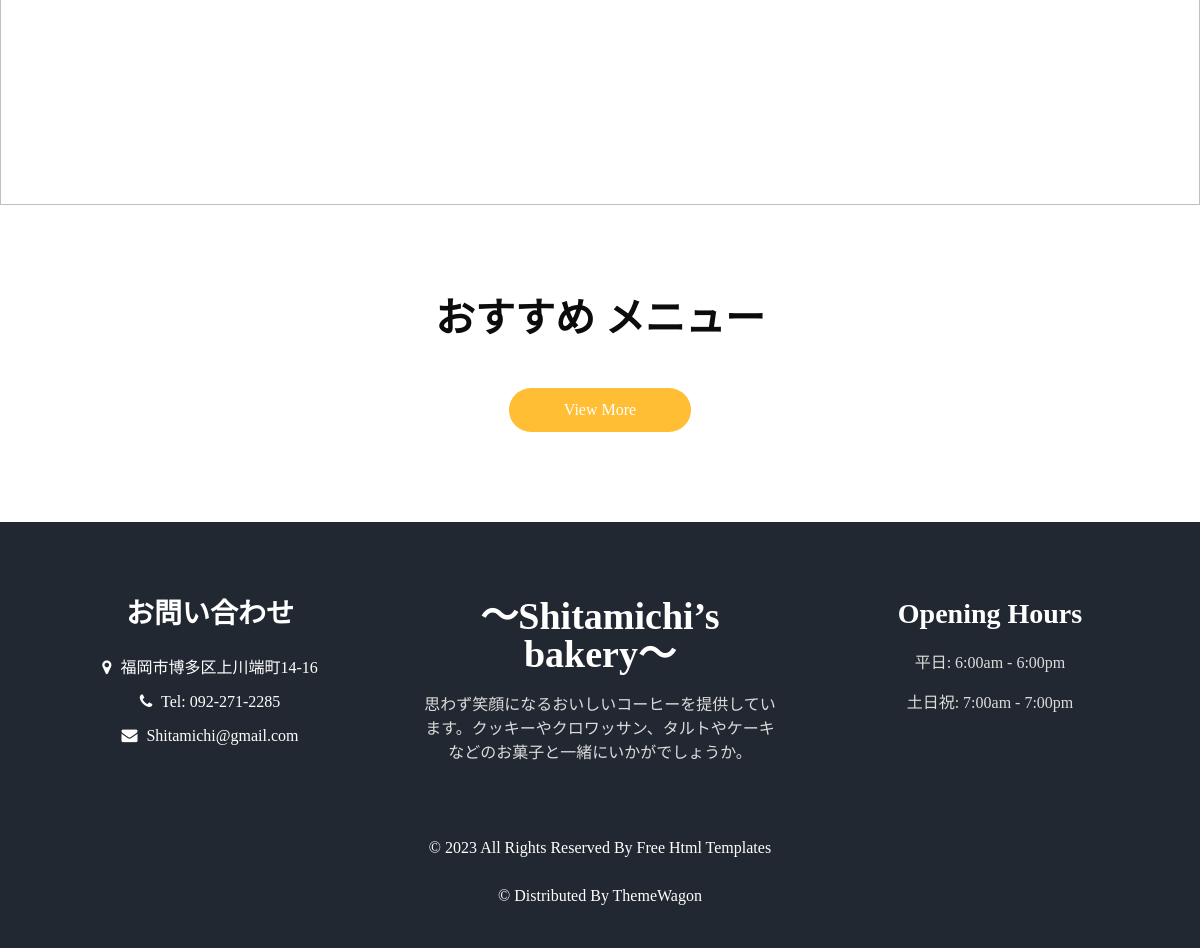
/ (lower part), run on an earlier commit of the app's database.
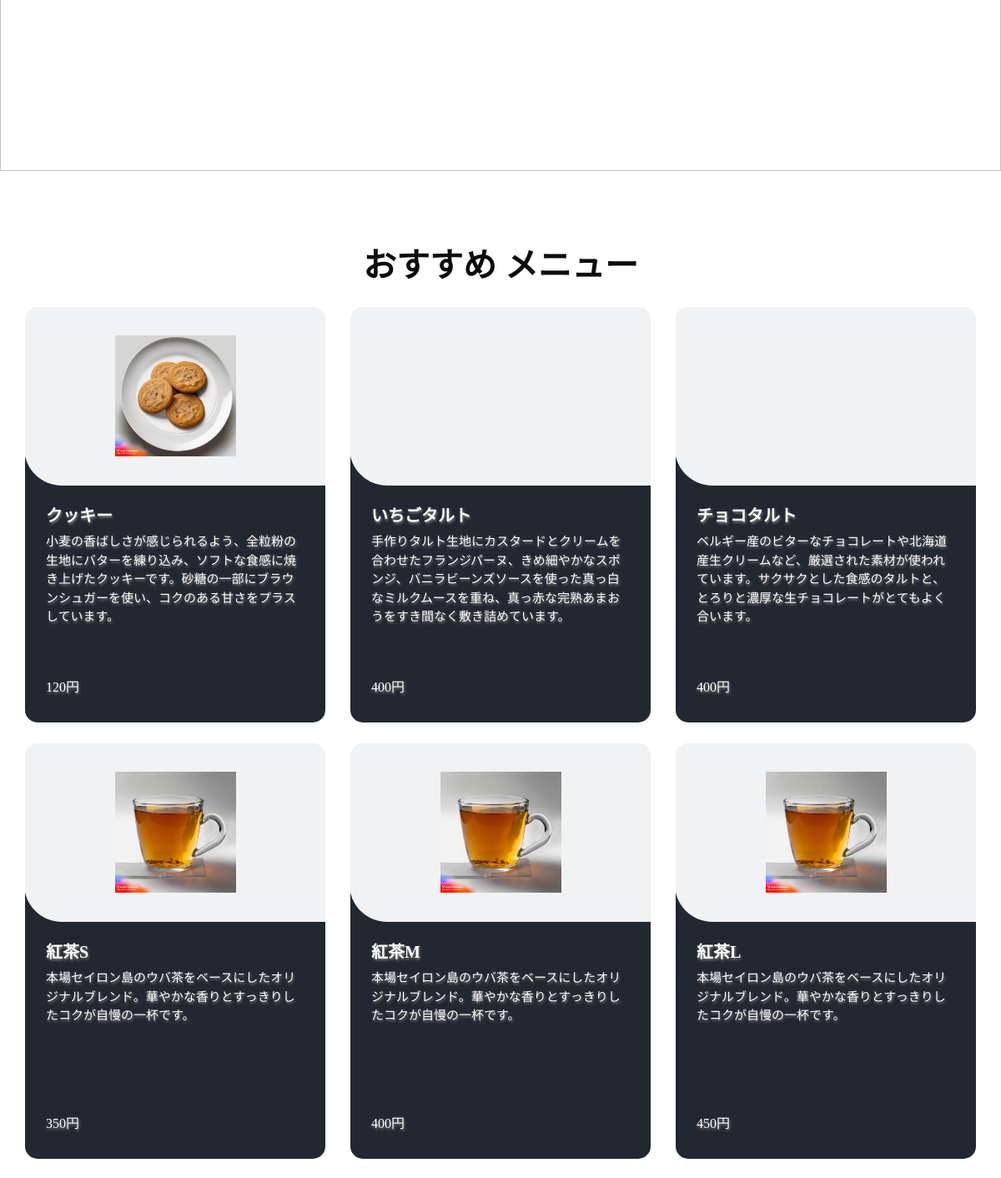
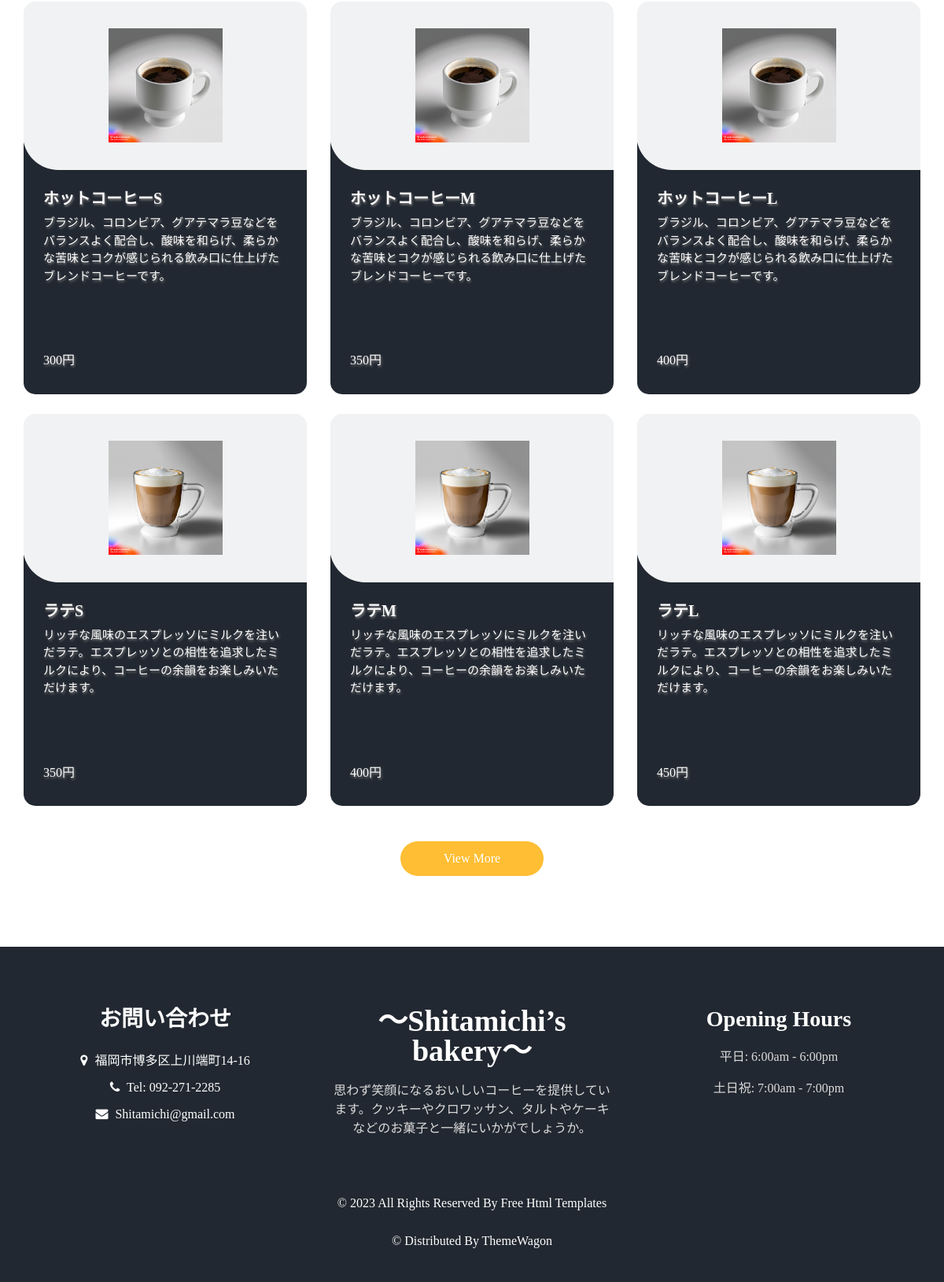
And on a later commit of the database (2 pictures, top to bottom).
### tables this page shows
create table product (
    product_id int auto_increment primary key,  
    product_name varchar(100) not null,         
    product_price int not null,                 
    product_genre varchar(50) not null,         
    image_path varchar(200),           
    product_description varchar(500) not null,  
    is_featured bit not null                    
);

### index.php (the view, shortened to what this page needs)
<?php require 'header.php'; ?>
  <div class="hero_area">
    <div class="bg-box">
      <img src="Shitamichi_images/Coffee-and-Pastries.jpg" alt="">
    </div>
    <section class="slider_section ">
    </section>
  </div>
  <section class="food_section layout_padding">
    <div class="container">
      <div class="heading_container heading_center">
        <h2>
          おすすめ メニュー
        </h2>
      </div>
      <div class="filters-content">
        <div class="row grid">
          <?php
            foreach($pdo->query('select * from product') as $row){
              if($row['is_featured']){
                echo '<div class="col-sm-6 col-lg-4 all ', $row['product_genre'], '">';
                echo '<div class="box">';
                echo '<div>';
                echo '<div class="img-box">';
                echo '<img src="product_images/', $row['product_genre'], '/', $row['image_path'], '" alt="">';
                echo '</div>';
                echo '<div class="detail-box">';
                echo '<h5>';
                echo $row['product_name'];
                echo '</h5>';
                echo '<p>';
                echo $row['product_description'];
                echo '</p>';
                echo '<div class="options">';
                echo '<h6>';
                echo $row['product_price'],'円';
                echo '</h6>';
                echo '</div>';
                echo '</div>';
                echo '</div>';
                echo '</div>';
                echo '</div>';
              }
            }
          ?>
      </div>
    </div>
    <div class="btn-box">
      <a href="menu.php">
        View More
      </a>
    </div>
  </section>
<?php require 'footer.php'; ?>

What changed in the data, as far as the page shows it:
now on this page (row edited): product: product_genre+image_path (picture), product_name "クッキー", product_description "小麦の香ばしさが感じられるよう、全粒粉の生地にバターを練り込み、ソフトな食感に焼き上げたクッキーです。砂糖の一部にブラウンシュガーを使い、コクのある甘さをプラスしています。", product_price "120"
added product: product_name "いちごタルト", product_description "手作りタルト生地にカスタードとクリームを合わせたフランジパーヌ、きめ細やかなスポンジ、バニラビーンズソースを使った真っ白なミルクムースを重ね、真っ赤な完熟あまおうをすき間なく敷き詰めています。", product_price "400"
added product: product_name "チョコタルト", product_description "ベルギー産のビターなチョコレートや北海道産生クリームなど、厳選された素材が使われています。サクサクとした食感のタルトと、とろりと濃厚な生チョコレートがとてもよく合います。", product_price "400"
added product: product_genre+image_path (picture), product_name "紅茶S", product_description "本場セイロン島のウバ茶をベースにしたオリジナルブレンド。華やかな香りとすっきりしたコクが自慢の一杯です。", product_price "350"
added product: product_genre+image_path (picture), product_name "紅茶M", product_description "本場セイロン島のウバ茶をベースにしたオリジナルブレンド。華やかな香りとすっきりしたコクが自慢の一杯です。", product_price "400"
added product: product_genre+image_path (picture), product_name "紅茶L", product_description "本場セイロン島のウバ茶をベースにしたオリジナルブレンド。華やかな香りとすっきりしたコクが自慢の一杯です。", product_price "450"
added product: product_genre+image_path (picture), product_name "ホットコーヒーS", product_description "ブラジル、コロンビア、グアテマラ豆などをバランスよく配合し、酸味を和らげ、柔らかな苦味とコクが感じられる飲み口に仕上げたブレンドコーヒーです。", product_price "300"
added product: product_genre+image_path (picture), product_name "ホットコーヒーM", product_description "ブラジル、コロンビア、グアテマラ豆などをバランスよく配合し、酸味を和らげ、柔らかな苦味とコクが感じられる飲み口に仕上げたブレンドコーヒーです。", product_price "350"
added product: product_genre+image_path (picture), product_name "ホットコーヒーL", product_description "ブラジル、コロンビア、グアテマラ豆などをバランスよく配合し、酸味を和らげ、柔らかな苦味とコクが感じられる飲み口に仕上げたブレンドコーヒーです。", product_price "400"
added product: product_genre+image_path (picture), product_name "ラテS", product_description "リッチな風味のエスプレッソにミルクを注いだラテ。エスプレッソとの相性を追求したミルクにより、コーヒーの余韻をお楽しみいただけます。", product_price "350"
added product: product_genre+image_path (picture), product_name "ラテM", product_description "リッチな風味のエスプレッソにミルクを注いだラテ。エスプレッソとの相性を追求したミルクにより、コーヒーの余韻をお楽しみいただけます。", product_price "400"
added product: product_genre+image_path (picture), product_name "ラテL", product_description "リッチな風味のエスプレッソにミルクを注いだラテ。エスプレッソとの相性を追求したミルクにより、コーヒーの余韻をお楽しみいただけます。", product_price "450"
